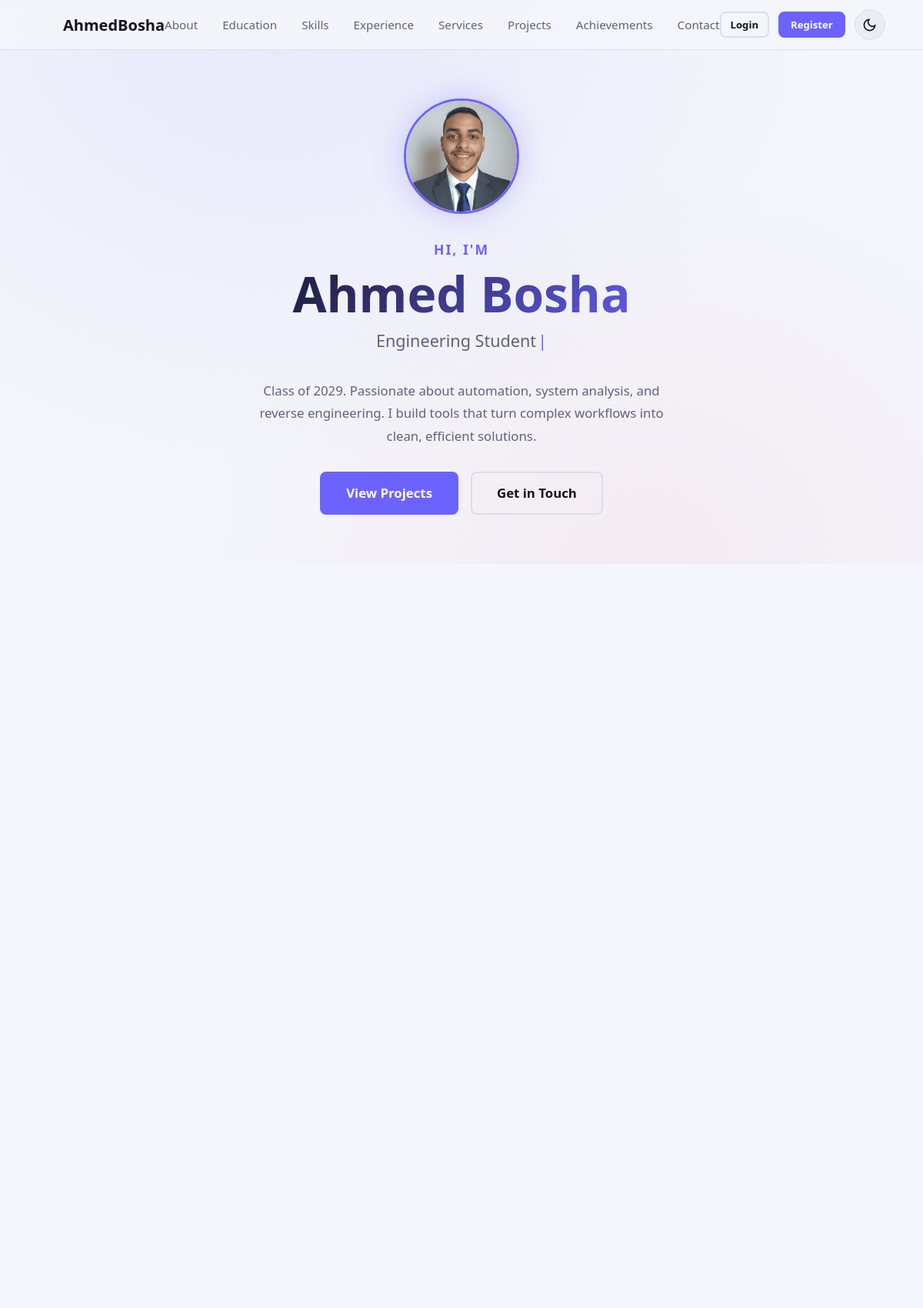
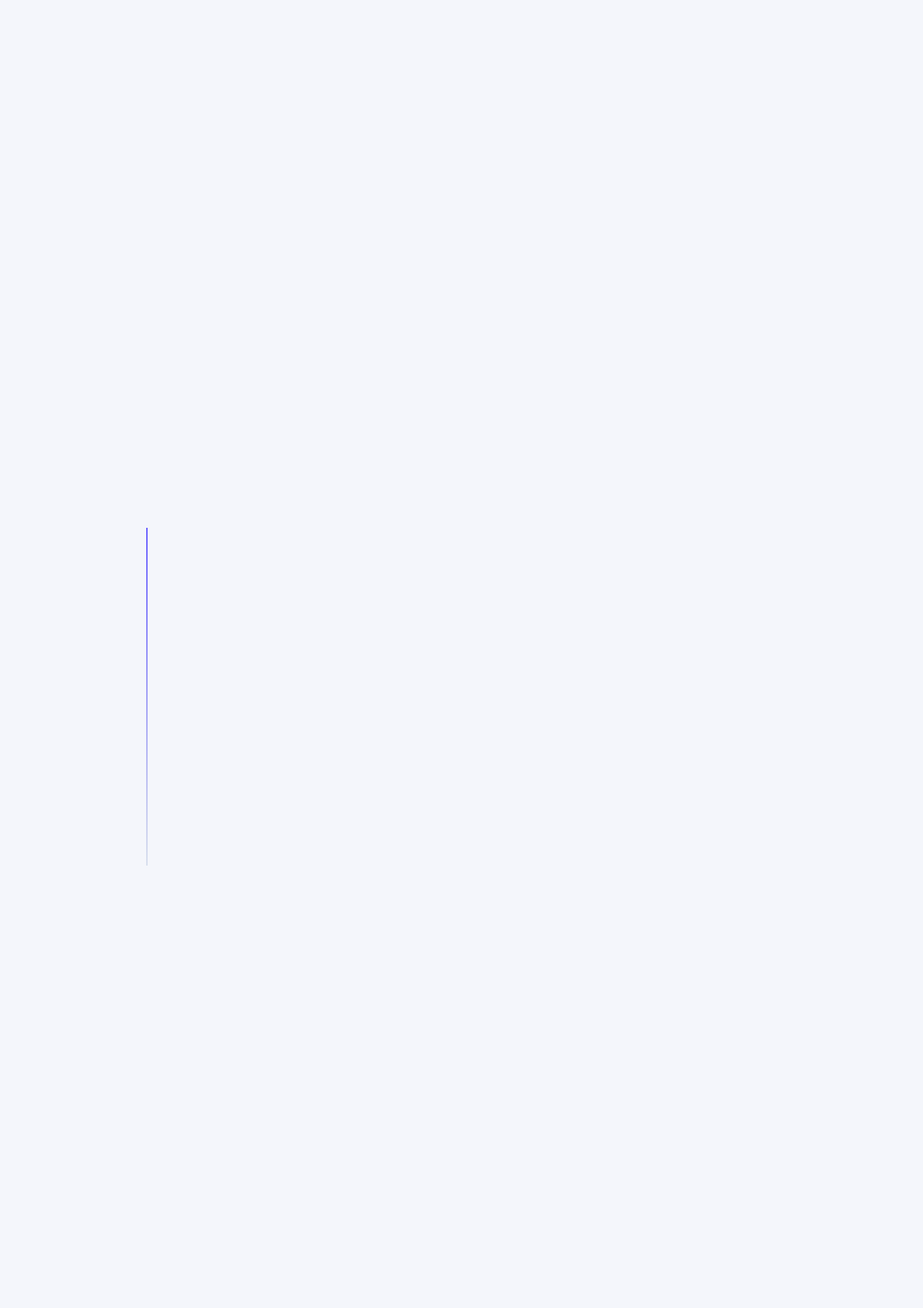
The page / (upper part) on the database its author committed (2 pictures, top to bottom).
### tables this page shows
CREATE TABLE "site_settings" (
                id              INTEGER PRIMARY KEY AUTOINCREMENT,
                user_id         INTEGER DEFAULT 1,
                name            TEXT    DEFAULT 'Ahmed Bosha',
                logo_text       TEXT    DEFAULT 'AhmedBosha',
                site_title      TEXT    DEFAULT 'Ahmed Bosha — Engineering & Software Portfolio',
                greeting        TEXT    DEFAULT 'Hi, I''m',
                tagline         TEXT    DEFAULT 'Engineering Student & Software Developer',
                typing_texts    TEXT    DEFAULT 'Engineering Student,Software Developer,Problem Solver,Automation Enthusiast',
                bio             TEXT    DEFAULT 'Class of 2029. Passionate about automation, system analysis, and reverse engineering. I build tools that turn complex workflows into clean, efficient solutions.',
                footer_text     TEXT    DEFAULT '© 2026 Ahmed Bosha',
                profile_photo   TEXT,
                email           TEXT    DEFAULT 'ahmedbosha2566@gmail.com',
                github_url      TEXT    DEFAULT 'https://github.com/AhmedBosha',
                linkedin_url    TEXT,
                twitter_url     TEXT,
                resume_url      TEXT,
                color_primary   TEXT    DEFAULT '#6c63ff',
                color_accent    TEXT    DEFAULT '#ff6b6b',
                color_bg        TEXT    DEFAULT '#0c0c12',
                color_surface   TEXT    DEFAULT '#161622',
                color_text      TEXT    DEFAULT '#f0f0f8',
                admin_user      TEXT    DEFAULT 'admin',
                admin_pass_hash TEXT,
                theme_name      TEXT    DEFAULT 'default'
            );

### app.py (the view)
@app.route("/")
def index():
    return render_user_portfolio(1)

### app.py (called while the page is built)
def get_db():
    if "db" not in g:
        g.db = sqlite3.connect(DATABASE, timeout=15.0)
        g.db.row_factory = sqlite3.Row
        g.db.execute("PRAGMA foreign_keys = ON")
        try:
            g.db.execute("PRAGMA journal_mode = WAL")
            g.db.execute("PRAGMA busy_timeout = 5000")
        except Exception:
            pass
    return g.db

def get_settings(user_id=None, db=None):
    if db is None:
        db = get_db()
    if user_id is None:
        user_id = session.get("user_id", 1)
    s = db.execute("SELECT * FROM site_settings WHERE user_id = ?", (user_id,)).fetchone()
    if not s:
        s = db.execute("SELECT * FROM site_settings WHERE user_id = 1 OR id = 1").fetchone()
    return s

@app.context_processor
def inject_globals():
    try:
        user_id = session.get("user_id", 1)
        db = get_db()
        settings = get_settings(user_id=user_id, db=db)
        master_settings = get_settings(user_id=1, db=db)
        unread = db.execute(
            "SELECT COUNT(*) FROM messages WHERE user_id = ? AND is_read = 0", (user_id,)
        ).fetchone()[0]
    except Exception:
        settings = None
        master_settings = None
        unread = 0
    return dict(settings=settings, master_settings=master_settings, unread_count=unread)

### templates/index.html (shortened to what this page needs)
{% extends "base.html" %}
{% block body %}
<nav class="navbar">
    <div class="container navbar__inner">
        <a href="#" class="navbar__logo">
            {% if settings and settings.logo_text %}
                {{ settings.logo_text }}
            {% else %}
                Ahmed<span class="accent">Bosha</span>
            {% endif %}
        </a>
        <ul class="navbar__links">
            <li><a href="#about">About</a></li>
            {% if education_list %}<li><a href="#education">Education</a></li>{% endif %}
            {% if skill_categories %}<li><a href="#skills">Skills</a></li>{% endif %}
            {% if experiences_list %}<li><a href="#experience">Experience</a></li>{% endif %}
            {% if services_list %}<li><a href="#services">Services</a></li>{% endif %}
            <li><a href="#projects">Projects</a></li>
            {% if achievements_list %}<li><a href="#achievements">Achievements</a></li>{% endif %}
            <li><a href="#contact">Contact</a></li>
        </ul>
        <div class="navbar__actions" style="margin-left: auto; display: flex; align-items: center; gap: 12px;">
            {% if session.get('user_id') %}
            <a href="{{ url_for('admin_dashboard') }}" class="btn btn--sm btn--primary" style="font-size: 0.82rem; padding: 6px 14px; border-radius: 8px;">
                ⚙️ Dashboard
            </a>
            {% else %}
            <a href="{{ url_for('admin_login') }}" class="btn btn--sm btn--outline" style="font-size: 0.82rem; padding: 6px 12px; border-radius: 8px;">
                Login
            </a>
            <a href="{{ url_for('auth_register') }}" class="btn btn--sm btn--primary" style="font-size: 0.82rem; padding: 6px 14px; border-radius: 8px;">
                Register
            </a>
            {% endif %}
            <button class="theme-toggle-btn" id="themeToggle" aria-label="Toggle Theme" title="Toggle Light / Dark Theme">
                <svg class="moon-icon" viewBox="0 0 24 24" fill="none" stroke="currentColor" stroke-width="2" width="19" height="19">
                    <path d="M21 12.79A9 9 0 1 1 11.21 3 7 7 0 0 0 21 12.79z"></path>
                </svg>
            </button>
        </div>
    </div>
</nav>
<header class="hero" id="about">
    <div class="container hero__inner">
        {% if settings and settings.profile_photo %}
        <div class="hero__photo-wrap reveal">
            <img src="{{ url_for('static', filename='uploads/' + settings.profile_photo) }}"
                 alt="{{ settings.name }}" class="hero__photo">
        </div>
        {% else %}
        <div class="hero__photo-wrap reveal">
            <img src="{{ url_for('static', filename='images/default_avatar.png') }}"
                 alt="{{ settings.name if settings else 'Profile' }}" class="hero__photo">
        </div>
        {% endif %}
        <p class="hero__greeting reveal" style="--delay: 0.1s;">
            {{ settings.greeting if settings and settings.greeting else "Hi, I'm" }}
        </p>
        <h1 class="hero__name reveal" style="--delay: 0.2s;">
            {{ settings.name if settings and settings.name else 'Ahmed Bosha' }}
        </h1>
        <p class="hero__tagline reveal" style="--delay: 0.3s;">
            <span id="typedText"></span><span class="typing-cursor">|</span>
        </p>
        <p class="hero__bio reveal" style="--delay: 0.4s;">
            {{ settings.bio if settings and settings.bio else 'Class of 2029. Passionate about automation, system analysis, and problem-solving. I build tools that turn complex workflows into clean, efficient solutions.' }}
        </p>
        <div class="hero__cta reveal" style="--delay: 0.5s;">
            <a href="#projects" class="btn btn--primary btn--lg">View Projects</a>
            <a href="#contact" class="btn btn--outline btn--lg">Get in Touch</a>
        </div>
    </div>
</header>
{% if education_list %}
<section class="section" id="education">
    <div class="container">
        <div class="education-grid">
        </div>
    </div>
</section>
{% endif %}
{% if skill_categories %}
<section class="section" id="skills">
    <div class="container">
        <div class="skill-categories-grid">
        </div>
    </div>
</section>
{% endif %}
{% if experiences_list %}
<section class="section" id="experience">
</section>
{% endif %}
{% if services_list %}
<section class="section" id="services">
</section>
{% endif %}
{% endblock %}

### rows shown on the page
site_settings: logo_text "AhmedBosha", profile_photo (picture), greeting "HI, I'M", name "Ahmed Bosha", bio "Class of 2029. Passionate about automation, system analysis, and reverse engineering. I build tools that turn complex workflows into clean, efficient solutions."
